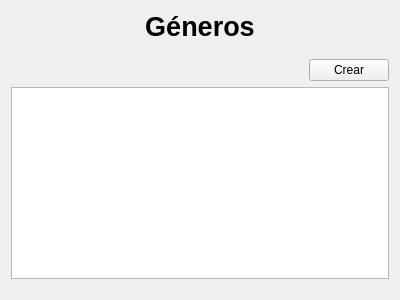
<?xml version="1.0" encoding="UTF-8"?>
<ui version="4.0">
 <class>GenerosWindow</class>
 <widget class="QWidget" name="GenerosWindow">
  <property name="geometry">
   <rect>
    <x>0</x>
    <y>0</y>
    <width>400</width>
    <height>300</height>
   </rect>
  </property>
  <property name="windowTitle">
   <string>Form</string>
  </property>
  <layout class="QVBoxLayout" name="verticalLayout">
   <item>
    <widget class="QLabel" name="label">
     <property name="sizePolicy">
      <sizepolicy hsizetype="Preferred" vsizetype="Fixed">
       <horstretch>0</horstretch>
       <verstretch>0</verstretch>
      </sizepolicy>
     </property>
     <property name="font">
      <font>
       <pointsize>20</pointsize>
       <bold>true</bold>
      </font>
     </property>
     <property name="text">
      <string>Géneros</string>
     </property>
     <property name="alignment">
      <set>Qt::AlignmentFlag::AlignCenter</set>
     </property>
    </widget>
   </item>
   <item>
    <spacer name="verticalSpacer">
     <property name="orientation">
      <enum>Qt::Orientation::Vertical</enum>
     </property>
     <property name="sizeHint" stdset="0">
      <size>
       <width>20</width>
       <height>7</height>
      </size>
     </property>
    </spacer>
   </item>
   <item>
    <layout class="QHBoxLayout" name="horizontalLayout">
     <item>
      <spacer name="horizontalSpacer">
       <property name="orientation">
        <enum>Qt::Orientation::Horizontal</enum>
       </property>
       <property name="sizeHint" stdset="0">
        <size>
         <width>40</width>
         <height>20</height>
        </size>
       </property>
      </spacer>
     </item>
     <item>
      <widget class="QPushButton" name="pushButton">
       <property name="text">
        <string>Crear</string>
       </property>
      </widget>
     </item>
    </layout>
   </item>
   <item>
    <widget class="QListView" name="listView"/>
   </item>
   <item>
    <spacer name="verticalSpacer_2">
     <property name="orientation">
      <enum>Qt::Orientation::Vertical</enum>
     </property>
     <property name="sizeHint" stdset="0">
      <size>
       <width>20</width>
       <height>7</height>
      </size>
     </property>
    </spacer>
   </item>
  </layout>
 </widget>
 <resources/>
 <connections/>
</ui>
